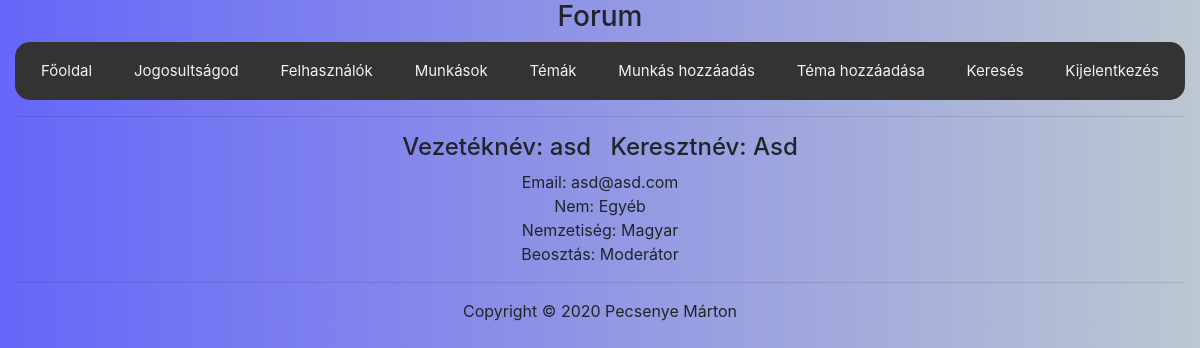
The page /index.php?P=worker&w=1 (signed in) on the database its author committed.
### tables this page shows
CREATE TABLE IF NOT EXISTS `workers` (
  `id` int(11) NOT NULL AUTO_INCREMENT,
  `first_name` varchar(64) NOT NULL,
  `last_name` varchar(64) NOT NULL,
  `email` varchar(250) NOT NULL,
  `gender` tinyint(1) NOT NULL,
  `tipus` varchar(32) NOT NULL,
  `nationality` varchar(250) NOT NULL,
  PRIMARY KEY (`id`),
  UNIQUE KEY `email` (`email`)
);

### protected/database.php (called while the page is built, shortened)
<?php
function getConnection() {
	$connection = new PDO(DB_TYPE.':host='.DB_HOST.';dbname='.DB_NAME.';',DB_USER, DB_PASS);
	$connection->exec("SET NAMES '".DB_CHARSET."'");
	return $connection;
}
function getRecord($queryString, $queryParams = []) {
	$connection = getConnection();
	$statement = $connection->prepare($queryString);
	$success = $statement->execute($queryParams);
	$result = $success ? $statement->fetch(PDO::FETCH_ASSOC) : [];
	return $result;
}
?>

### protected/worker/profile.php (the view, shortened to what this page needs)
<?php
if(!array_key_exists('w', $_GET) || empty($_GET['w'])) :
	header('Location: index.php');
else:
	$query = "SELECT id, first_name, last_name, email, gender, tipus, nationality FROM workers WHERE id = :id";
	$params = [':id' => $_GET['w']];
	$worker = getRecord($query, $params);
	if(empty($worker)) :
		header('Location: index.php');
	else : ?>
		<center><h4>Vezetéknév: <?=$worker['last_name'].' &nbsp;  Keresztnév: '.$worker['first_name'] ?></h4>
		<p>Email: <?=$worker['email'] ?> <br/>
		Nem: <?=$worker['gender'] == 0 ? 'Nő' : ($worker['gender'] == 1 ? 'Férfi' : 'Egyéb') ?> <br/>
		Nemzetiség: <?=$worker['nationality'] ?> <br/>
		Beosztás: <?=$worker['tipus'] ?>
		</p>
		</center>
	<?php endif;
endif;
?>

### public/style.css (style rules this page uses)
body { background-image: linear-gradient(to left, rgba(143, 162, 177, 0.6), rgba(0, 0, 244, 0.6)); }

### rows shown on the page
workers: last_name "asd", first_name "Asd", email "asd@asd.com", nationality "Magyar", tipus "Moderátor"
